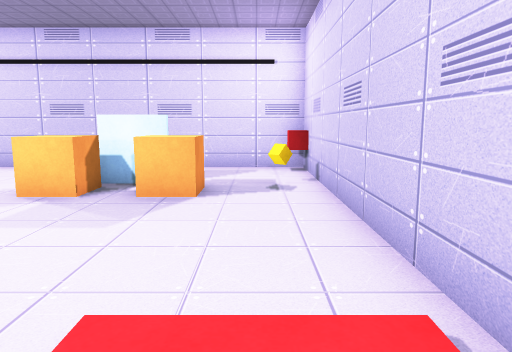
view 1 (above)

12 first-person views from a walk through a Unity game level. The camera is 1.2 m above the floor, tilts 8° down and sees 70° across. The floor is counted in squares, 1 m on a side. Each view is taken from the middle of a square. On the plan, view 1 faces up. The plan holds only what a view shows up to about 15 squares ahead; the rest is blank. The player character is not drawn. Door leaves are left out, so doorways stand open.

view 2
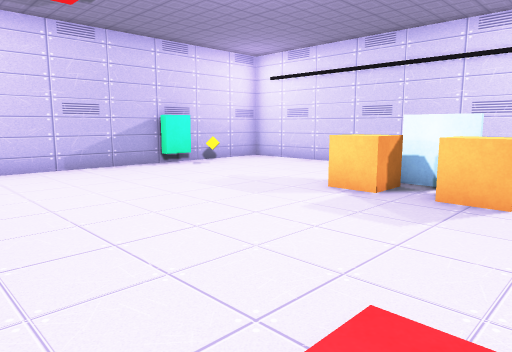

view 3
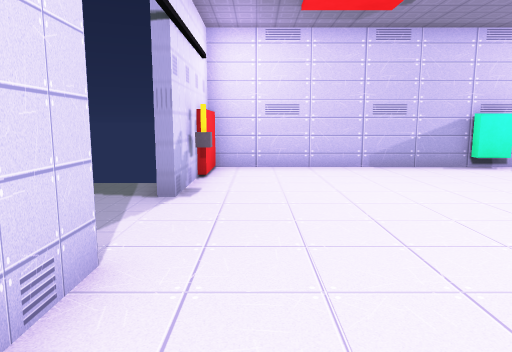

view 4
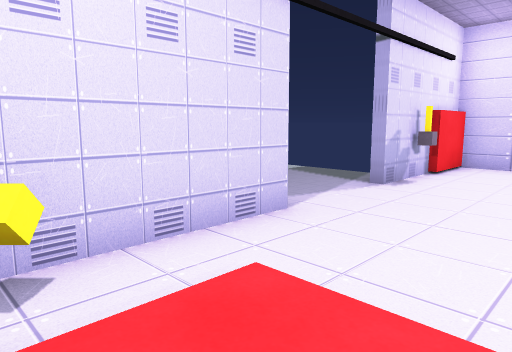

view 5
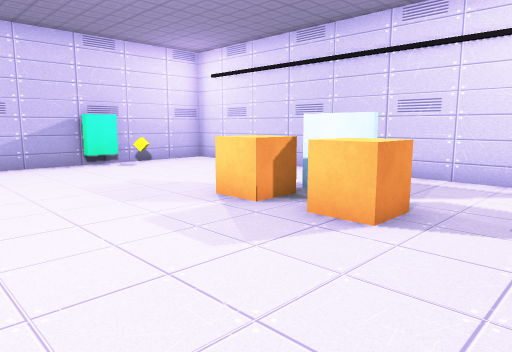

view 6
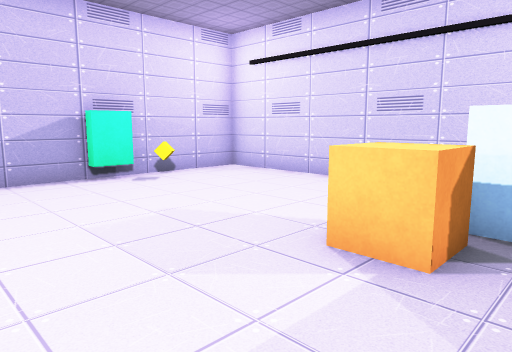

view 7
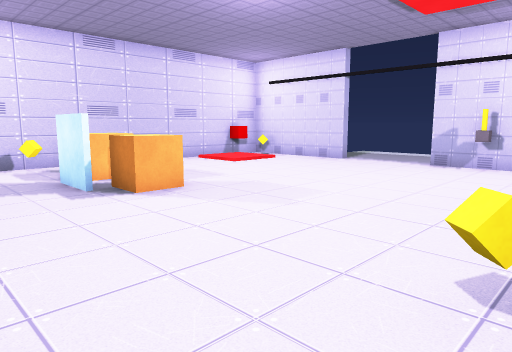

view 8
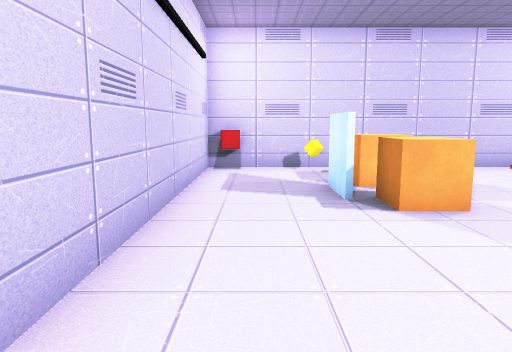

view 9
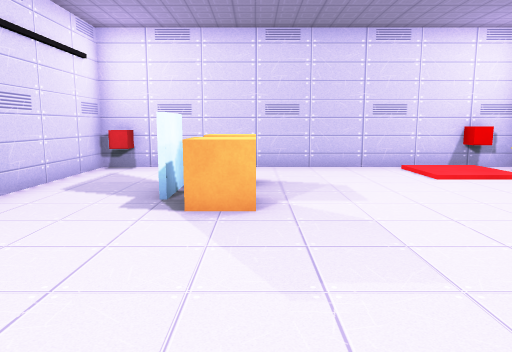

view 10
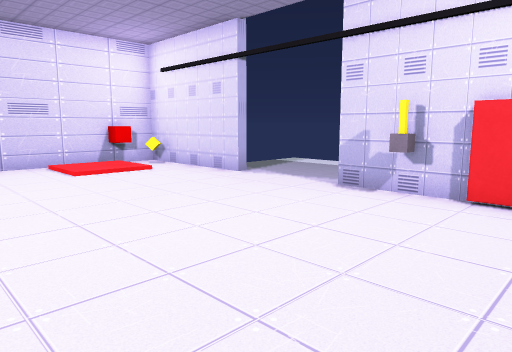

view 11
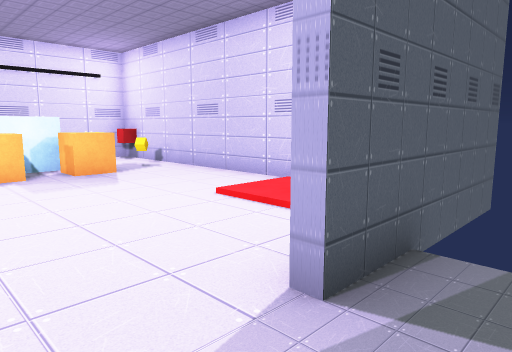

view 12
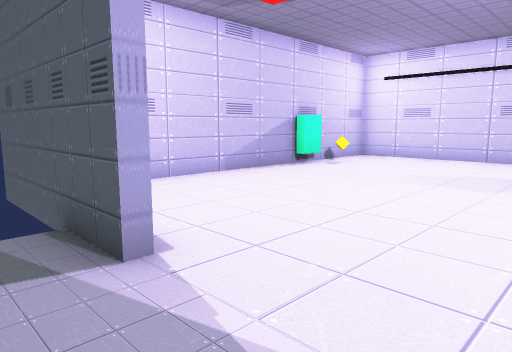

### Floor plan
Points are (right, up) in squares from view 1. A wall is a line through its corners. A room is listed if a view was taken in it or the views show most of it. See-through windows are left out.
Room 1 (views 1, 2, 3, 4, 5, 6, 7, 8, 9, 10)
walls: (-9.9, 6.5) (-9.9, 6); (-3, -1.3) (-0.6, -1.3); (-10.3, 6.5) (-10.3, -1.2) (-8.4, -1.2); (0.2, 10.4) (-10.3, 10.4) (-10.3, 7.4); (1.4, 0.5) (1.4, 9.5); (-10.3, -1.3) (-6, -1.3)
ways out: open door at (-4.5, -1.5) to room 2
objects: other object (-10, 7); other object (-7, -1); other object (-4, 6) to (-3, 7); other object (-2, 6) to (-1, 7); other object (0, -1) to (1, -1); other object (0, 7) to (1, 8); other object (1, 0); other object (1, 10)
Room 2 (views 11, 12)
walls: (-6, -1.7) (-10.5, -1.7); (1.6, -1.7) (-3, -1.7)
ways out: open door at (-4.5, -1.5) to room 1

Where each view was taken, in squares from view 1:
view 1: 0 up, 0 right, facing up
view 2: 0 up, 0 right, facing up-left
view 3: 0 up, 0 right, facing left
view 4: 2 up, 1 right, facing down-left
view 5: 2 up, 1 right, facing up-left
view 6: 3 up, 2 left, facing up-left
view 7: 10 up, 10 left, facing down-right
view 8: 9 up, 9 left, facing right
view 9: 6 up, 9 left, facing right
view 10: 5 up, 10 left, facing down-right
view 11: 3 down, 5 left, facing up-right
view 12: 3 down, 3 left, facing up-left
